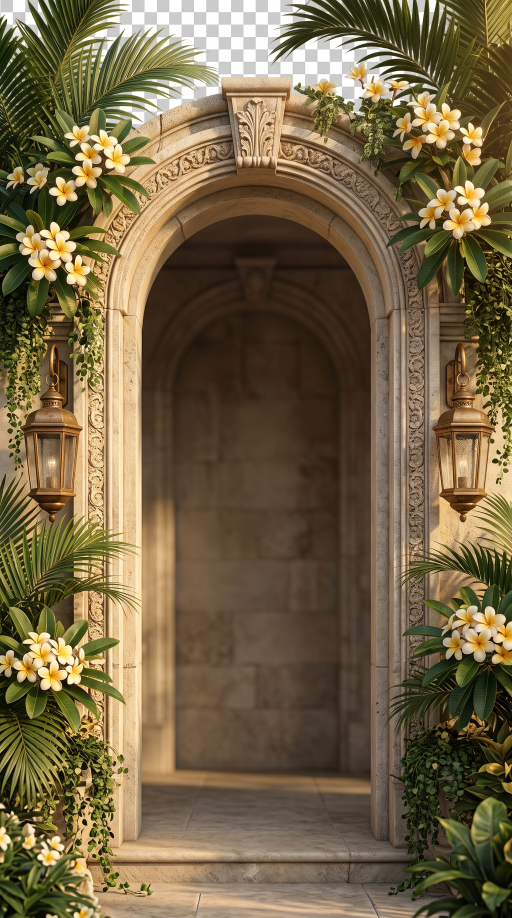
#> input picture assets/gemini/door-frame-bg.png.jpg, 1536 x 2752 px (shown at 1/3 size)
$ python finalize.py
#> lines starting #> are read from the running program, lines starting #| are printed output that depends on the picture
from pathlib import Path
from PIL import Image

root = Path(__file__).resolve().parent
TARGET_W = 1080

def resize(im):
    w, h = im.size
    if w <= TARGET_W:
        return im
    new_h = round(h * TARGET_W / w)
    return im.resize((TARGET_W, new_h), Image.LANCZOS)

# 1) frame background: crop the small checkerboard sliver off the top, flatten to JPEG
bg = Image.open(root / "door-frame-bg.png.jpg").convert("RGB")
#> bg is the input picture: PIL image 1536x2752 RGB; mean R, G, B 116.5, 100.5, 69.6
bg = bg.crop((0, 235, bg.width, bg.height))
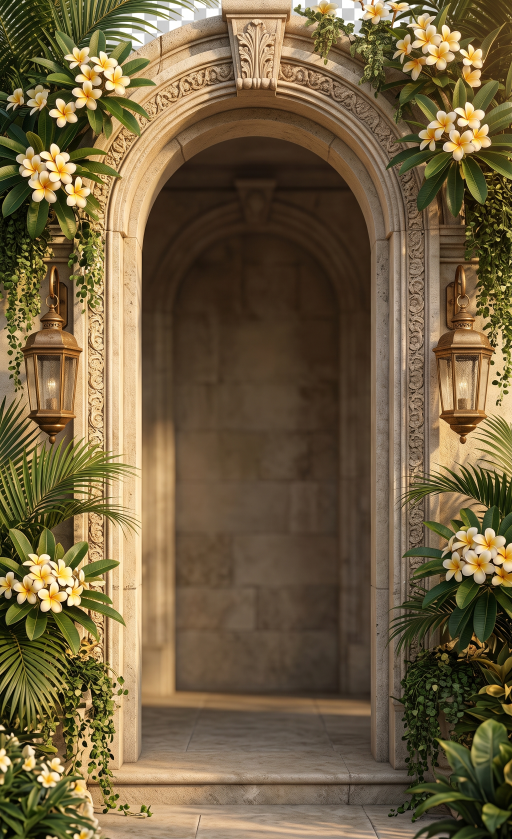
#> bg: PIL image 1536x2517 RGB (shown at 1/3 size); mean R, G, B 113.9, 96.5, 65.1
bg = resize(bg)
bg.save(root / "door-frame-bg.jpg", "JPEG", quality=85, optimize=True)
print("door-frame-bg.jpg", bg.size)
#| door-frame-bg.jpg (1080, 1770)

# 2) closed-door hero scene (flat, opaque) -> JPEG
#> (the run stopped early here; a loop or call above may not have finished)

$ run again, with assets/gemini/Gemini_Generated_Image_oyyzproyyzproyyz (2).jpg copied over assets/gemini/door-frame-bg.png.jpg
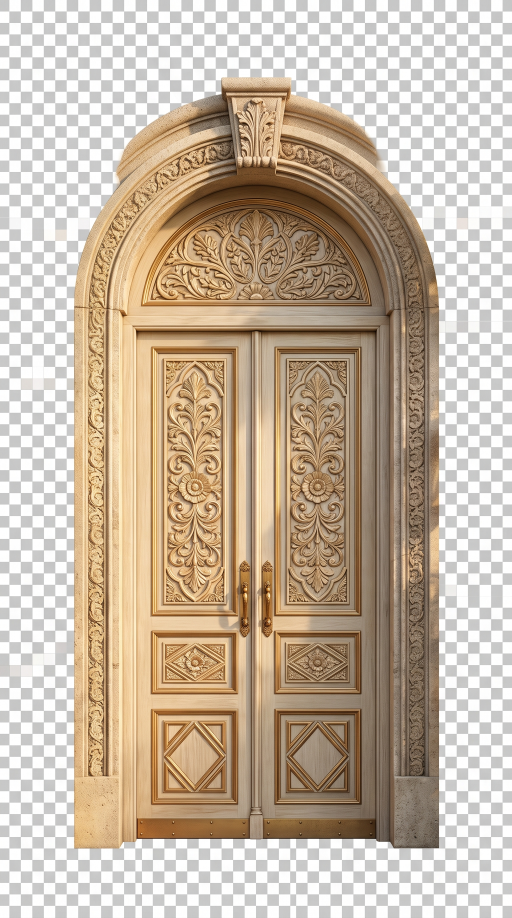
#> input picture assets/gemini/Gemini_Generated_Image_oyyzproyyzproyyz (2).jpg, 1536 x 2752 px (shown at 1/3 size)
#> bg is the input picture: PIL image 1536x2752 RGB; mean R, G, B 197.3, 181, 162.1
#> `bg = bg.crop((0, 235, bg.width, bg.height))`:
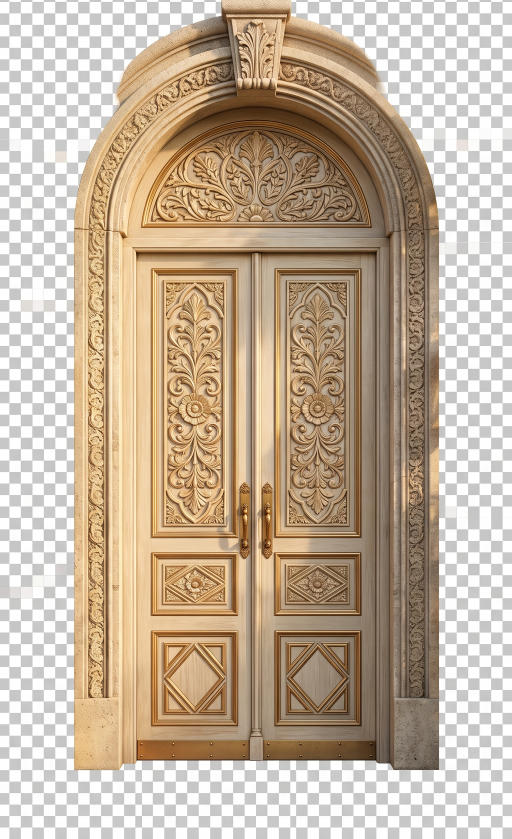
#> bg: PIL image 1536x2517 RGB (shown at 1/3 size); mean R, G, B 194.6, 176.8, 156.1
#| door-frame-bg.jpg (1080, 1770)
